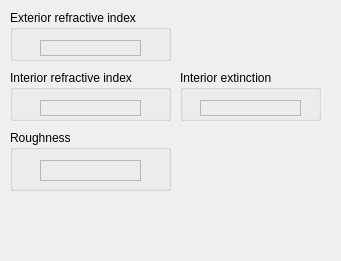
<?xml version="1.0" encoding="UTF-8"?>
<ui version="4.0">
 <class>RoughConductorSurfaceWidget</class>
 <widget class="QWidget" name="RoughConductorSurfaceWidget">
  <property name="geometry">
   <rect>
    <x>0</x>
    <y>0</y>
    <width>341</width>
    <height>261</height>
   </rect>
  </property>
  <property name="windowTitle">
   <string>Form</string>
  </property>
  <widget class="QGroupBox" name="interior_extinction_box">
   <property name="geometry">
    <rect>
     <x>180</x>
     <y>70</y>
     <width>141</width>
     <height>51</height>
    </rect>
   </property>
   <property name="title">
    <string>Interior extinction</string>
   </property>
   <widget class="QFrame" name="interior_extinction_frame">
    <property name="geometry">
     <rect>
      <x>20</x>
      <y>30</y>
      <width>101</width>
      <height>16</height>
     </rect>
    </property>
    <property name="frameShape">
     <enum>QFrame::StyledPanel</enum>
    </property>
    <property name="frameShadow">
     <enum>QFrame::Raised</enum>
    </property>
   </widget>
  </widget>
  <widget class="QGroupBox" name="exterior_refractive_index_box">
   <property name="geometry">
    <rect>
     <x>10</x>
     <y>10</y>
     <width>161</width>
     <height>51</height>
    </rect>
   </property>
   <property name="title">
    <string>Exterior refractive index</string>
   </property>
   <widget class="QFrame" name="exterior_refractive_index_frame">
    <property name="geometry">
     <rect>
      <x>30</x>
      <y>30</y>
      <width>101</width>
      <height>16</height>
     </rect>
    </property>
    <property name="frameShape">
     <enum>QFrame::StyledPanel</enum>
    </property>
    <property name="frameShadow">
     <enum>QFrame::Raised</enum>
    </property>
   </widget>
  </widget>
  <widget class="QGroupBox" name="interior_refractive_index_box">
   <property name="geometry">
    <rect>
     <x>10</x>
     <y>70</y>
     <width>161</width>
     <height>51</height>
    </rect>
   </property>
   <property name="title">
    <string>Interior refractive index</string>
   </property>
   <widget class="QFrame" name="interior_refractive_index_frame">
    <property name="geometry">
     <rect>
      <x>30</x>
      <y>30</y>
      <width>101</width>
      <height>16</height>
     </rect>
    </property>
    <property name="frameShape">
     <enum>QFrame::StyledPanel</enum>
    </property>
    <property name="frameShadow">
     <enum>QFrame::Raised</enum>
    </property>
   </widget>
  </widget>
  <widget class="QGroupBox" name="roughness_box">
   <property name="geometry">
    <rect>
     <x>10</x>
     <y>130</y>
     <width>161</width>
     <height>61</height>
    </rect>
   </property>
   <property name="title">
    <string>Roughness</string>
   </property>
   <widget class="QFrame" name="roughness_frame">
    <property name="geometry">
     <rect>
      <x>30</x>
      <y>30</y>
      <width>101</width>
      <height>21</height>
     </rect>
    </property>
    <property name="frameShape">
     <enum>QFrame::StyledPanel</enum>
    </property>
    <property name="frameShadow">
     <enum>QFrame::Raised</enum>
    </property>
   </widget>
  </widget>
 </widget>
 <resources/>
 <connections/>
</ui>
